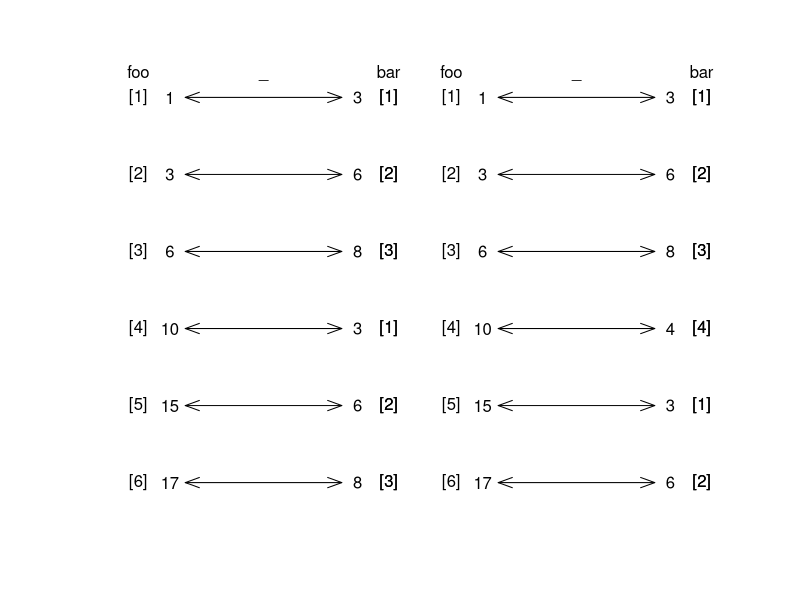
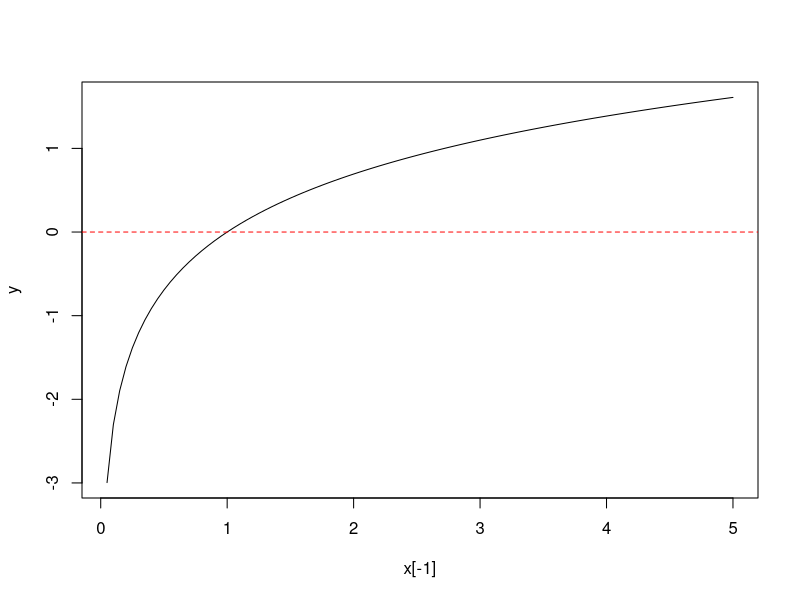

R code for these plots, in order:
## ---- chunk 1
1:5
#class(1:5)
#mode(1:5)
6:10
1:5 + 6:10 # vectorizacion  
## ---- chunk 2
c(1, 3, 6, 10, 15) + c(0, 1, 3, 6, 10) 
## ---- chunk 3
c(1, 3, 6, 10, 15) - c(0, 1, 3, 6, 10) 
## ---- chunk 4
c(1, 3, 6, 10, 15) * c(0, 1, 3, 6, 10) 
## ---- chunk 5
c(1, 3, 6, 10, 15) / c(0, 1, 3, 6, 10) 
## ---- chunk 6
c(1, 3, 6, 10, 15,17)+c(3,6,8)
## ---- chunk 7
# mensaje de advertencia 
c(1, 3, 6, 10, 15,17)+c(3,6,8,10)  
## ---- chunk 8
foo<-c(1, 3, 6, 10, 15,17)
bar<-c(3,6,8)
foo-bar
## ---- chunk 9
x=rep(-1,length(foo)) 
plot(x,1:length(foo),axes=FALSE,ann=FALSE,type="p",col='white',xlim=c(-2,2))
arrows(x-0.5,length(foo):1,x+0.5,length(foo):1,code=3,angle=20,length = 0.15)
text(x-0.6,length(foo):1,labels=foo)
text(x-0.8,length(foo):1,labels=paste('[',1:length(foo),']',sep=''))
text(x+0.6,length(foo):1,labels=bar)
text(x+0.8,length(foo):1,labels=paste('[',1:length(bar),']',sep=''))
text(x+0.8,length(foo):1,labels=paste('[',1:length(bar),']',sep=''))
mtext("foo",side=3, at=-1-0.8)
mtext("bar",side=3, at=-1+0.8)
mtext("_",side=3, at=-1)

# cuando la longitud del más corto no es divisor de la long del mas largo
x=rep(1,length(foo))
bar<-c(3,6,8,4)

arrows(x-0.5,length(foo):1,x+0.5,length(foo):1,code=3,angle=20,length = 0.15)
text(x-0.6,length(foo):1,labels=foo)
text(x-0.8,length(foo):1,labels=paste('[',1:length(foo),']',sep=''))
text(x+0.6,length(foo):1,labels=bar)
text(x+0.8,length(foo):1,labels=paste('[',1:length(bar),']',sep=''))
text(x+0.8,length(foo):1,labels=paste('[',1:length(bar),']',sep=''))
mtext("foo",side=3, at=1-0.8)
mtext("bar",side=3, at=1+0.8)
mtext("_",side=3, at=1)
## ---- chunk 10
# primer concepto de vectorización
x=c(3,5,1,7,4) 
# raiz usando vectorizacion
sqrt(x)
## ---- chunk 11
sqrt(c(4,9,16,1)) 
## ---- chunk 12
# raiz usando un bucle for 
# no recomendado
for(i in x){
print(sqrt(i))
}
## ---- chunk 13
# segundo concepto de vectorizacion 
# la función se aplica sobre un vector
sum(1:5)  
sum(x)
## ---- chunk 14
median(1:5) 
median(x)
## ---- chunk 15
c(2, 3, 5, 7, 11, 13) - 2  #subtración  

-2:2 * -2:2 #multiplicación 

1:10 / 3  ## división usual (de punto flotante)

1:10 %/% 3 ## división entera 

1:10 %% 3 ## residuo de la división
## ---- chunk 16
1:10 %% 3 
1:10 %% 3 == 0 
sum(1:10 %% 3 ==0 )  
# cuantos no divisibles por 3 
#sum(1:10 %% 3!=0 ) 
#(1:10)[1:10 %% 3 == 0]
## ---- chunk 17
x=c(3,5,1,7,4)
x[c(TRUE,FALSE,TRUE,FALSE,FALSE)]
## ---- chunk 18
(1:10)[1:10 %% 3 == 0] 
## ---- chunk 19
sexo=c("M","M","F","M","M","F","F","F","M") 
edad=c(18,15,16,18,17,15,20,19,15) 
## ---- chunk 20
sum(sexo=="M")
sum(sexo=="F")
## ---- chunk 21
mean(edad[sexo=="M"])  
mean(edad[sexo=="F"]) 
mean(edad[sexo!="M"]) 
## ---- chunk 22
sum( (x-mean(x))^2 )/(length(x)-1) 
var(x)
## ---- chunk 23
sum(abs(x-median(x)))/length(x) 
## ---- chunk 24
cos(c(0, pi / 4, pi / 2, pi)) 
## ---- chunk 25
c(3, 4 - 1, 1 + 1 + 1) == 3 
l=c(3, 4 - 1, 1 + 1 + 1) == 3 
class(l)
## ---- chunk 26
1:3 != 3:1 # diferente 
## ---- chunk 27
exp(1:5) < 100 # menor que 
## ---- chunk 28
notas=c(3.5,4.1,2.0,3.0,1.5,4.5,3.9)
mean(notas)
## ---- chunk 29
notas>=mean(notas)
table(notas>=mean(notas))
sum(notas>=mean(notas))
## ---- chunk 30
media=mean(notas)
cont=0
for(i in notas){
if(i>=media){cont=cont+1} 
}
cont
## ---- chunk 31
set.seed(1234)
sexo=sample(c("M","F"),500,replace=TRUE)
n1=sum(sexo=="M")
n2=500-n1
nota=numeric(500)
nota[sexo=="M"]=round( rnorm(n1,3.5,0.5), 1)
nota[sexo=="F"]=round( rnorm(n2,3.5,0.5), 1) 
## ---- chunk 32
sum(sexo=="M")
length(sexo)-sum(sexo=="M")
sum(sexo=="F") 
c("Femeninos"=sum(sexo=="F") , "Masculinos"=sum(sexo=="M")) 
## ---- chunk 33
sexo[sexo=="M"]
sexo[sexo=="F"]
## ---- chunk 34
(1:5) ^ 2 >= 16 # mayor o igual que 
## ---- chunk 35
sqrt(2) ^ 2 == 2 
## ---- chunk 36
sqrt(2) ^ 2-2  # 
## ---- chunk 37
all.equal(sqrt(2) ^ 2, 2)
## ---- chunk 38
all.equal(sqrt(2) ^ 2, 3)
## ---- chunk 39
isTRUE(all.equal(sqrt(2) ^ 2, 3))
## ---- chunk 40
isTRUE(all.equal(sqrt(2) ^ 2, 2))
## ---- chunk 41
c("Can", "you", "can", "a", "can", "as", "a", "canner", "can", "can", "a", "can?"
) == "can"
## ---- chunk 42
c("A", "B", "C", "D") < "C"
## ---- chunk 43
c("a", "b", "c", "d")< "C"
## ---- chunk 44
.x5<-4
#?make.names
x<-1:5
y=6:10
#ls()
print(.x5)
## ---- chunk 45
x + 2 * y - 3
## ---- chunk 46
z<-x + 2 * y - 3
z
## ---- chunk 47
## primera forma 
z<-x + 2 * y - 3;z
## ---- chunk 48
## segunda forma 
( z<-x + 2 * y - 3 )
## ---- chunk 49
5/0
log(0)
sqrt(-2)
## ---- chunk 50
#setwd("~/Library/Mobile #Documents/com~apple~CloudDocs/cursos/estadist#icacomputacional/PresentacionesQmd") 
datos=read.csv2("./datos/ejemplo.csv") 
## ---- chunk 51
datos
## ---- chunk 52
x=pretty(c(0,5),100) 
#x[-1]
y=log(x[-1])
plot(x[-1],y,type='l') 
abline(h=0,col="red",lty=2)
## ---- chunk 53
c(Inf + 5, Inf - 1000, Inf - Inf,Inf+Inf)  
## ---- chunk 54
x=Inf + 5 
y=Inf-1000
x-y
## ---- chunk 55
c(10000 / Inf, Inf / 1, Inf / Inf) 
## ---- chunk 56
c(sqrt(Inf), sin(Inf)) 
## ---- chunk 57
c(log(Inf), log(Inf, base = Inf)) 
## ---- chunk 58
c(NA + 1, NA * 5, NA + Inf)  
## ---- chunk 59
c(NA + NA, NaN + NaN, NaN + NA, NA + NaN)
## ---- chunk 60
x <- c(0, Inf, -Inf, NaN, NA) 
is.finite(x)
## ---- chunk 61
is.infinite(x)
## ---- chunk 62
is.nan(x)
## ---- chunk 63
s=c("M","F","F","F","M") 
sum(s=="F")  
## ---- chunk 64
is.na(x)
z<-c(3,1,NA,7,9,3,NA)
sum(is.na(z))
## ---- chunk 65
mean(na.omit(z))
## ---- chunk 66
mean(z,na.rm=TRUE)
## ---- chunk 67
min(z)
min(z,na.rm=TRUE) 
sum(is.na(z))
## ---- chunk 68
b<-3
if(!b<0){print("b no es Negativo")}
!is.na(z) 
(x <- 1:10 >= 5) 
## ---- chunk 69
x
# negación de x 
!x 
## ---- chunk 70
## TRUE donde  se encuetre un par  
(y <- 1:10 %% 2 == 0) 
# Seleccionar los pares en b  
b<-1:10
b[y]
b[!y]
## ---- chunk 71
z<-c(6,1,4,7,9,8,1,9,7)
# los números pares en z  
z[z%%2==0] 
## ---- chunk 72
min(z)
## ---- chunk 73
min(z)
sum(z==min(z))  
(1:length(z))[z==min(z)]
## ---- chunk 74
# cuantos pares hay en z ? 
sum(z%%2==0) 
## ---- chunk 75
# dónde estan los números pares?
which(c(TRUE,FALSE,FALSE,TRUE,TRUE))  
## ---- chunk 76
which(z%%2==0)
## ---- chunk 77
# en que posición esta el máximo de z 
max(z)
which(z==max(z))  
which.max(z)
## ---- chunk 78
#Cuantos elementos de z son mayores que la media de z?
sum(z>mean(z))
## ---- chunk 79
# en qué posición están los pares 
s<-1:length(z)
s[z%%2==0]
# una forma más eficiente 
which(z%%2==0)
## ---- chunk 80
which(c(TRUE,FALSE,TRUE,TRUE,FALSE))
## ---- chunk 81
z<-c(6,1,4,7,9,8,1,9,7)
which(z%%2==0)
## ---- chunk 82
which(z==9)
## ---- chunk 83
which.max(z)
which.min(z)

which(z==max(z))
which(z==min(z))
## ---- chunk 84
z
z>3 
z<=7
z>3 & z<=7
## ---- chunk 85
z
z<=1 
z>=8
z<=1 | z>=8  
## ---- chunk 86
x
y
# operador &
x & y 
## ---- chunk 87
# operador | 
x
y 
x | y
## ---- chunk 88
# los tres valores lógicos 
x <- c(TRUE, FALSE, NA)  
## ---- chunk 89
xy <- expand.grid(x = x, y = x) # todas 

OpLog=within(
#make the next assignments within xy
xy,
{
x_and_y <- x & y
x_or_y <- x | y
not.y <- !y
not.x <- !x
}
)
## ---- chunk 90
library(knitr) 
kable(OpLog, format = "html", table.attr = "class='striped'") 
## ---- chunk 91
edad=c(20,18,15,19,NA,23,NA)
mean(edad)
mean(na.omit(edad))  
## ---- chunk 92
max(edad,na.rm=TRUE)
min(edad)
## ---- chunk 93
sum(is.na(edad)) 
## ---- chunk 94
edad[5]=median(edad,na.rm=TRUE)  
edad[7]=median(edad,na.rm=TRUE)   
edad
## ---- chunk 95
edad=c(20,18,15,19,NA,23,NA) 
edad
edad[is.na(edad)]=median(edad,na.rm=TRUE)  
edad
## ---- chunk 96
no_trues<-c(FALSE,FALSE,FALSE) 
algun_true<-c(FALSE,TRUE,FALSE) 
todos_true<-c(TRUE,TRUE,TRUE)
## ---- chunk 97
any(no_trues) 
any(algun_true)
any(todos_true) 
## ---- chunk 98
all(no_trues) 
all(algun_true)
all(todos_true)  
## ---- chunk 99
# averiguar si hay algún par 
v=c(3,5,7,9,6) 
v%%2==0
any(v%%2==0)
## ---- chunk 100
if(any(v%%2==0)){
    cat("Hay algún número par en el vector  ")
}else{
    cat("No hay número par en el vector  ") 
}
## ---- chunk 101
# averiguar si todos son impares 
v=c(3,5,7,9,8) 
v%%2!=0 
all(v%%2!=0) 
## ---- chunk 102
any(no_trues)
any(algun_true)
any(todos_true)
## ---- chunk 103
#log(-3)
#sqrt(-4)
x=c(4,7,-4,1)  
log(x) 
## ---- chunk 104
edad=c(20,18,15,19,NA,23,NA)  
any(is.na(edad))
## ---- chunk 105
n=1:5
any(is.na(n))
## ---- chunk 106
all(!is.na(n)) 
## ---- chunk 107
z<-c(5,7,1,7,3)
# hay algun par en z ? 
any(z%%2==0)
## ---- chunk 108
all(no_trues)
all(algun_true)
## ---- chunk 109
all(todos_true)
# todos los elementos de z son impares ?
all(!z%%2==0)
## ---- chunk 110
a=c(6,9,7,3,6,7,9,6,3,6,6,7,1,9,1)
## ---- chunk 111
a==6
sum(a==6)
## ---- chunk 112
a>=6
sum(a>=6)
## ---- chunk 113
a<6+2
sum(a<6+2)
## ---- chunk 114
a!=6
sum(a!=6)
## ---- chunk 115
which(a==6)
